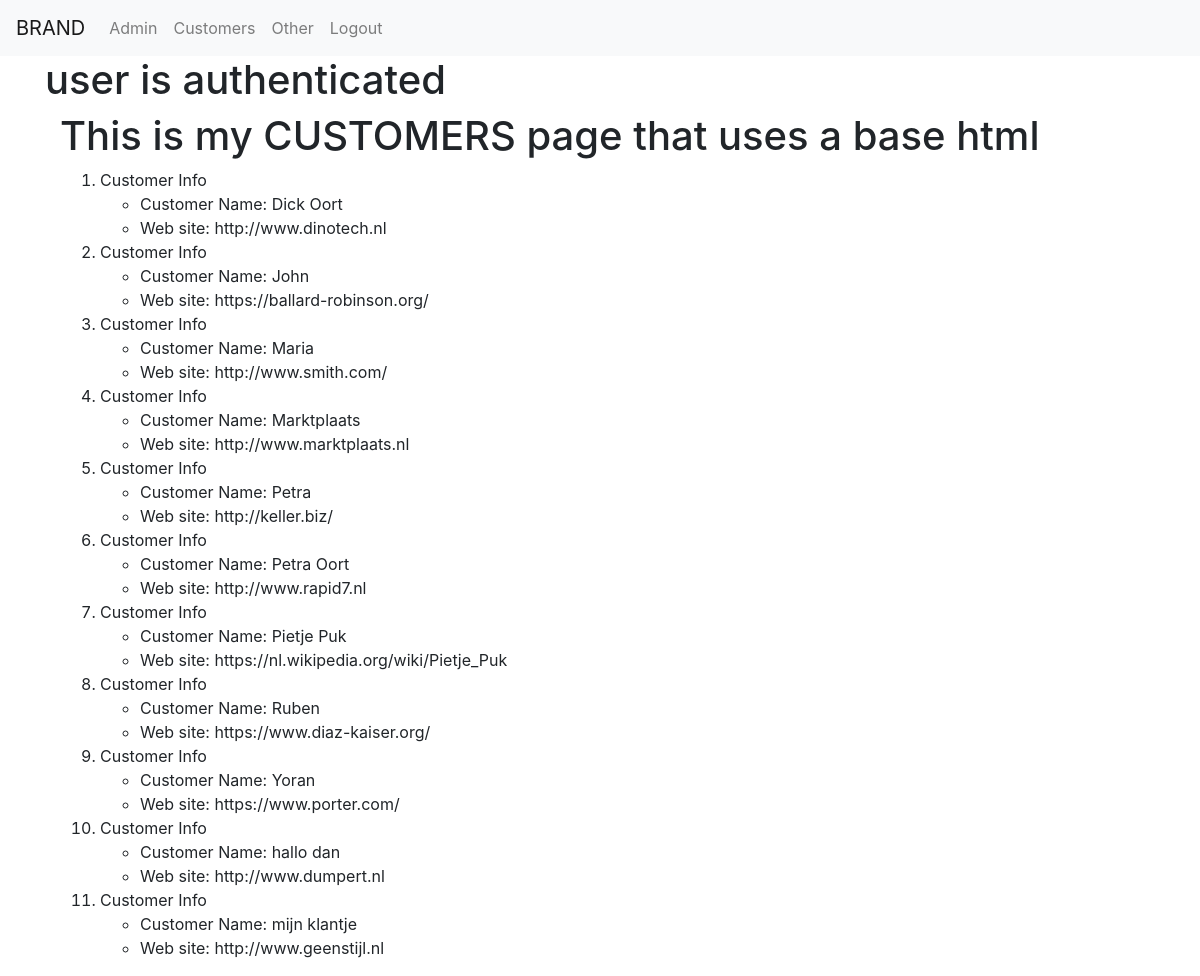
The app's page /remate_django_baseapp/customers/ (signed in) with its own data.
### remate_django_baseapp/models.py (models this page shows, shortened)
class Customer(models.Model):
    customer_name = models.CharField(max_length=264,unique=True)
    url = models.URLField(unique=True)

### remate_django_baseapp/views.py (the view)
# urls.py: path('customers/',views.customers,name='customers'),
@login_required
def customers(request):
    customer_list = Customer.objects.order_by('customer_name')
    customer_dict = {"customers":customer_list}
    return render(request,'remate_django_baseapp/customers.html',context=customer_dict)

### remate_django_baseapp/templates/remate_django_baseapp/customers.html
{% extends "remate_django_baseapp/remate_django_baseapp_basepage.html"%}
{% load static %}
{% block body_block %}
<div class="container">
    <h1>This is my CUSTOMERS page that uses a base html</h1>
    {% if customers %}
    <ol>
      {% for person in customers %}
      <li>Customer Info</li>
      <ul>
        <li>Customer Name: {{person.customer_name}}</li>
        <li>Web site: {{person.url}}</li>
      </ul>
      {% endfor %}
    </ol>
    {% endif %}
</div>
{% endblock %}

### remate_django_baseapp/templates/remate_django_baseapp/remate_django_baseapp_basepage.html (shortened to what this page needs)
<!DOCTYPE html>
<html>
  <head>
    <link rel="stylesheet" href="https://stackpath.bootstrapcdn.com/bootstrap/4.4.1/css/bootstrap.min.css"
>
  </head>
  <body>
    <nav class="navbar navbar-expand-lg navbar-light bg-light">
      <div class="navbar-nav">
        <a class="navbar-brand" href="{% url 'index' %}">BRAND</a>
        {% if user.is_authenticated %}
          <a class="nav-item nav-link" href="{% url 'admin:index' %}">Admin</a>
          <a class="nav-item nav-link" href="{% url 'remate_django_baseapp:customers' %}">Customers</a>
          <a class="nav-item nav-link" href="{% url 'remate_django_baseapp:other' %}">Other</a>
          <a class="nav-item nav-link" href="{% url 'remate_django_baseapp:user_logout' %}">Logout</a>
        {% else %}
          <a class="nav-item nav-link" href="{% url 'remate_django_baseapp:register' %}">New User</a>
          <a class="nav-link" href="{% url 'remate_django_baseapp:user_login' %}">Login</a>
        {% endif %}
      </div>
    </nav>
    <div class="container">
      {% if user.is_authenticated %}
      <h1>user is authenticated</h1>
      {% else %}
      <h1>user  NOT authenticated</h1>
      {% endif %}
    {% block body_block %}
    {% endblock %}
    </div>
  </body>
</html>

### records on screen
Customer: customer_name "Dick Oort", url "http://www.dinotech.nl"
Customer: customer_name "John", url "https://ballard-robinson.org/"
Customer: customer_name "Maria", url "http://www.smith.com/"
Customer: customer_name "Marktplaats", url "http://www.marktplaats.nl"
Customer: customer_name "Petra", url "http://keller.biz/"
Customer: customer_name "Petra Oort", url "http://www.rapid7.nl"
Customer: customer_name "Pietje Puk", url "https://nl.wikipedia.org/wiki/Pietje_Puk"
Customer: customer_name "Ruben", url "https://www.diaz-kaiser.org/"
Customer: customer_name "Yoran", url "https://www.porter.com/"
Customer: customer_name "hallo dan", url "http://www.dumpert.nl"
Customer: customer_name "mijn klantje", url "http://www.geenstijl.nl"
